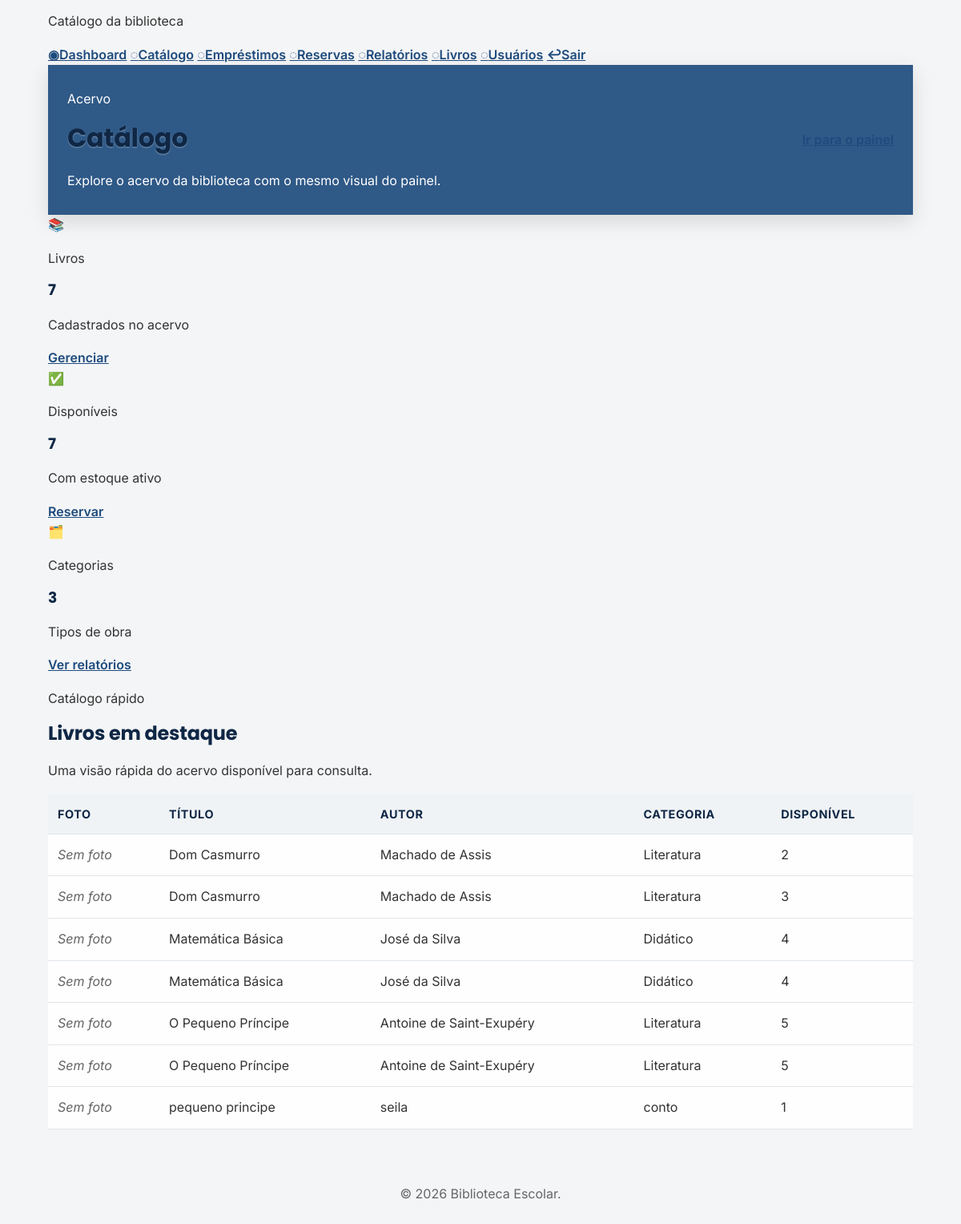
/ (signed in, lower part), run on an earlier commit of the app's database.
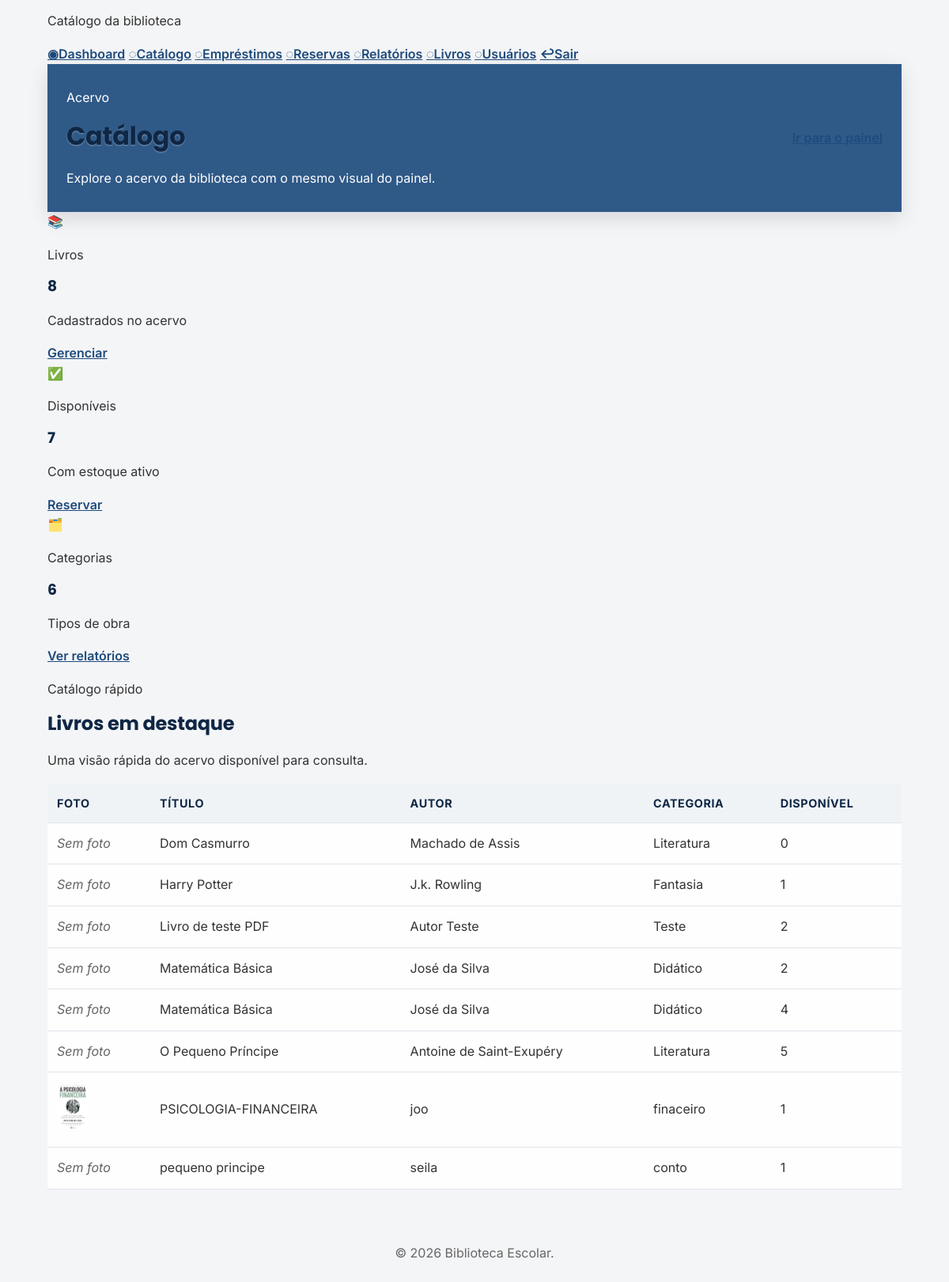
And on a later commit of the database.
### tables this page shows
CREATE TABLE books (
        id INTEGER PRIMARY KEY AUTOINCREMENT,
        title TEXT NOT NULL,
        author TEXT NOT NULL,
        category TEXT NOT NULL,
        isbn TEXT,
        publisher TEXT,
        year INTEGER,
        quantity INTEGER NOT NULL DEFAULT 0,
        shelf TEXT,
        internal_code TEXT,
        cover_path TEXT,
        created_at TEXT NOT NULL DEFAULT CURRENT_TIMESTAMP
    , pdf_path TEXT, "barcode");

### includes/functions.php (called while the page is built, shortened)
<?php
function base_url(string $path = ''): string
{
    $base = BASE_URL;
    return rtrim($base, '/') . '/' . ltrim($path, '/');
}
function h(string $value): string
{
    return htmlspecialchars($value, ENT_QUOTES, 'UTF-8');
}

### index.php (the view, shortened to what the changed rows need)
<?php
require_once __DIR__ . '/includes/header.php';
$books = [];
$hasData = true;
$totalBooks = 0;
$categoryCount = 0;
try {
    $db = get_db();
    $stmt = $db->query('SELECT id, title, author, category, quantity, cover_path FROM books ORDER BY title LIMIT 10');
    $books = $stmt->fetchAll();
    $statsStmt = $db->query('SELECT COUNT(*) AS total_books, SUM(CASE WHEN quantity > 0 THEN 1 ELSE 0 END) AS available_books, COUNT(DISTINCT category) AS category_count FROM books');
    $stats = $statsStmt->fetch();
    $totalBooks = (int)($stats['total_books'] ?? 0);
    $categoryCount = (int)($stats['category_count'] ?? 0);
} catch (Exception $e) {
    $hasData = false;
}
?>
<div class="dashboard-shell">
    <div class="dashboard-main-panel">
        <header class="dashboard-topbar">
            <div>
                <h1>Catálogo</h1>
            </div>
        </header>
        <section class="stats-grid" aria-label="Resumo do catálogo">
            <article class="stat-card stat-books">
                <div>
                    <p class="stat-label">Livros</p>
                    <h3><?php echo (int)$totalBooks; ?></h3>
                    <p class="stat-meta">Cadastrados no acervo</p>
                </div>
            </article>
            <article class="stat-card stat-reservations">
                <div>
                    <p class="stat-label">Categorias</p>
                    <h3><?php echo (int)$categoryCount; ?></h3>
                    <p class="stat-meta">Tipos de obra</p>
                </div>
            </article>
        </section>
        <section class="panel table-panel">
            <div class="panel-header">
                <div>
                    <h2>Livros em destaque</h2>
                </div>
            </div>
            <?php if (!$hasData): ?>
                <p class="empty-state">O banco de dados ainda não foi inicializado. Execute <a href="setup.php">setup.php</a> para criar o esquema e dados iniciais.</p>
            <?php elseif (empty($books)): ?>
                <p class="empty-state">Nenhum livro encontrado no catálogo.</p>
            <?php else: ?>
                <div class="table-wrapper">
                    <table class="dashboard-table">
                        <thead>
                            <tr>
                                <th>Foto</th>
                                <th>Título</th>
                                <th>Autor</th>
                                <th>Categoria</th>
                                <th>Disponível</th>
                            </tr>
                        </thead>
                        <tbody>
                            <?php foreach ($books as $book): ?>
                                <tr>
                                    <td>
                                        <?php if (!empty($book['cover_path'])): ?>
                                            <img src="<?php echo h(base_url($book['cover_path'])); ?>" alt="Foto do livro" style="max-width: 60px; max-height: 60px; object-fit: cover; border-radius: 12px;">
                                        <?php else: ?>
                                            <span class="muted">Sem foto</span>
                                        <?php endif; ?>
                                    </td>
                                    <td><?php echo h($book['title']); ?></td>
                                    <td><?php echo h($book['author']); ?></td>
                                    <td><?php echo h($book['category']); ?></td>
                                    <td><?php echo (int)$book['quantity']; ?></td>
                                </tr>
                            <?php endforeach; ?>
                        </tbody>
                    </table>
                </div>
            <?php endif; ?>
        </section>
    </div>
</div>
<?php require_once __DIR__ . '/includes/footer.php';

What changed in the data, as far as the page shows it:
removed books: shows "Sem foto", title "Dom Casmurro", author "Machado de Assis", category "Literatura", quantity "2"
removed books: shows "Sem foto", title "O Pequeno Príncipe", author "Antoine de Saint-Exupéry", category "Literatura", quantity "5"
changed books "Dom Casmurro": quantity "3" → "0"
added books: shows "Sem foto", title "Harry Potter", author "J.k. Rowling", category "Fantasia", quantity "1"
added books: shows "Sem foto", title "Livro de teste PDF", author "Autor Teste", category "Teste", quantity "2"
changed books (number 4 of 8 on the later page): quantity "4" → "2"
added books: cover_path (picture), title "PSICOLOGIA-FINANCEIRA", author "joo", category "finaceiro", quantity "1"
Also different on the page:
$totalBooks: "7" → "8"
$categoryCount: "3" → "6"
